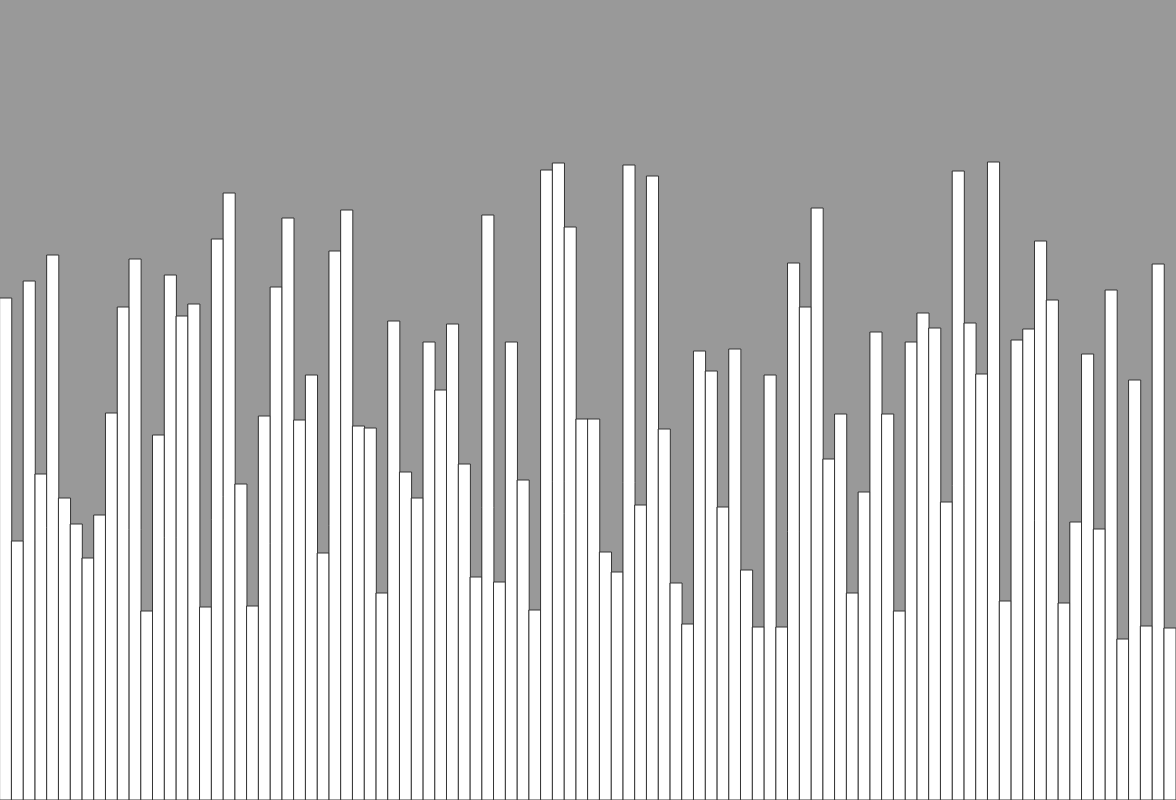
Frame 1 (no input)
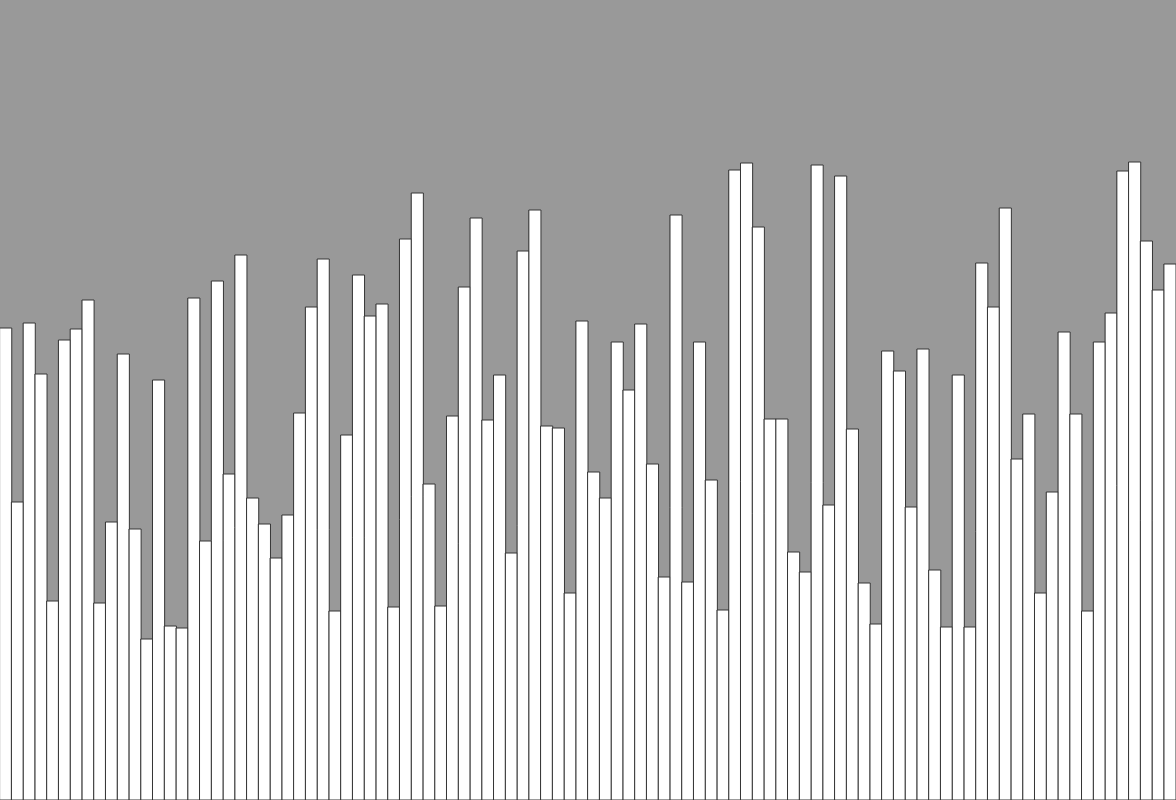
Frame 60 (no input)
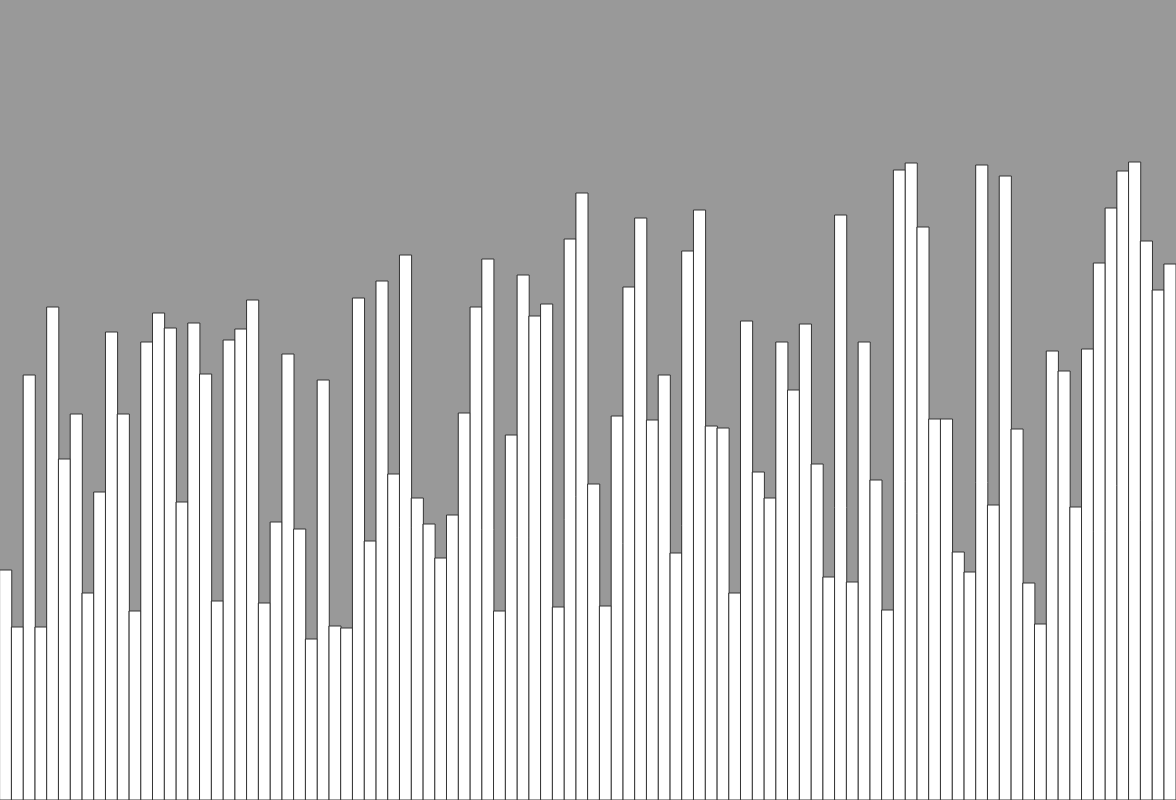
Frame 120 (the mouse pressed at the canvas centre since frame 60)

The p5.js sketch that drew these frames (run headless with seeded random() and noise() and a simulated clock; from frame 60 on, the mouse is pressed at the canvas centre):

// p5.js sketch
// ── sketch.js
var cnv;
var all_numbers = [];
var num_of_numbers = 100;
let ms_to_sleep = 100;

function setup() {
  cnv = createCanvas(windowWidth*0.98, windowHeight*0.8);
  cnv.position(windowWidth/2 - width/2, windowHeight/2 - height/2);
  background(153);
  for(let i = 0; i<num_of_numbers; i++){
    all_numbers.push(int(random(height*0.2,height*0.8)));
  }
  quickSort(all_numbers, 0, all_numbers.length -1);
}


//The draw runs in a loop, once per frame.
//This will be the loop in the quick-sort algorithm.
function draw(){
  background(153);
  stroke(53);
  fill(255);
  for(let i = 0; i<num_of_numbers; i++){
    rect(i * width/num_of_numbers, height-all_numbers[i], width/num_of_numbers, all_numbers[i]);
  }
}

// low  --> Starting index,  high  --> Ending index
async function quickSort(arr, low, high){
  if(low >= high) return;
  let index = await partition(arr, low, high);
  await Promise.all([quickSort(arr, low, index-1), quickSort(arr, index+1, high)]);
}


//the arr will be a array of objects
async function partition(arr, start, end){
  let pivot_index = start;
  let pivot_value = arr[start];
  for(let i = end; i > start; i--){
    //if smaller
    if(arr[i] < pivot_value){
      await swap(arr, i, start);
      pivot_index++;
      i++;
    }
    if(i == pivot_index){
      break;
    }
  }
  return pivot_index;
}

async function swap(arr, index, start){
  await sleep(ms_to_sleep);
  let value = arr.splice(index, 1)[0]
  arr.splice(start, 0, value);
}

function sleep(ms){
  return new Promise(resolve => setTimeout(resolve, ms));
}





function windowResized() {
  resizeCanvas(windowWidth*0.8, windowHeight*0.8)
}
